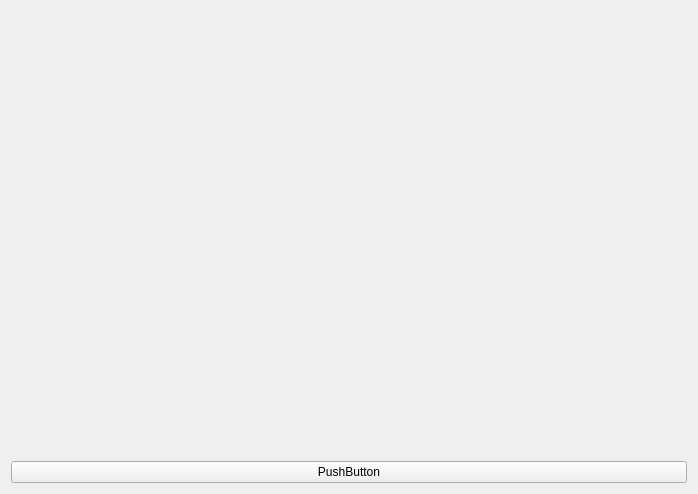
<?xml version="1.0" encoding="UTF-8"?>
<ui version="4.0">
 <class>Window</class>
 <widget class="QMainWindow" name="Window">
  <property name="geometry">
   <rect>
    <x>0</x>
    <y>0</y>
    <width>698</width>
    <height>494</height>
   </rect>
  </property>
  <widget class="QWidget" name="centralWidget">
   <layout class="QGridLayout" name="layoutCentral">
    <item row="0" column="0">
     <widget class="QLabel" name="label"/>
    </item>
    <item row="1" column="0">
     <widget class="QPushButton" name="pushButton">
      <property name="text">
       <string>PushButton</string>
      </property>
     </widget>
    </item>
   </layout>
  </widget>
  <action name="actionExit">
   <property name="text">
    <string>Exit</string>
   </property>
  </action>
 </widget>
 <layoutdefault spacing="6" margin="11"/>
 <resources/>
 <connections/>
</ui>
